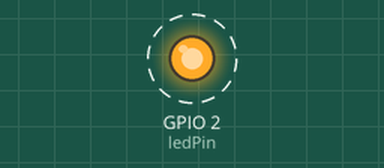
The sketch below on a simulated ESP32. Parts: output pins drawn as LEDs (lit = HIGH). Dashed ring = blinking. What the sketch prints to the serial monitor is not drawn.

Above: at 0.05 s.
Timing chart, 0 to 3.0 s (numbered marks = the images above):
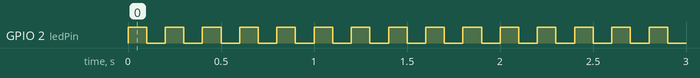

The sketch:

led_blink.ino
```cpp
uint8_t ledPin = 2;
void setup() {
  // put your setup code here, to run once:
  pinMode(ledPin,OUTPUT);
  Serial.begin(115200);
}

void loop() {
  // put your main code here, to run repeatedly:
  Serial.print("Hello");
  digitalWrite(ledPin, HIGH);

  delay(100);

  Serial.print("Hello");
  digitalWrite(ledPin, LOW);

  delay(100);
}
```

Measured:
- by itself, GPIO 2 (ledPin): alternates HIGH for 0.10 s and LOW for 0.10 s
- by itself, everything shown: repeats every 0.60 s, in 4 steps
